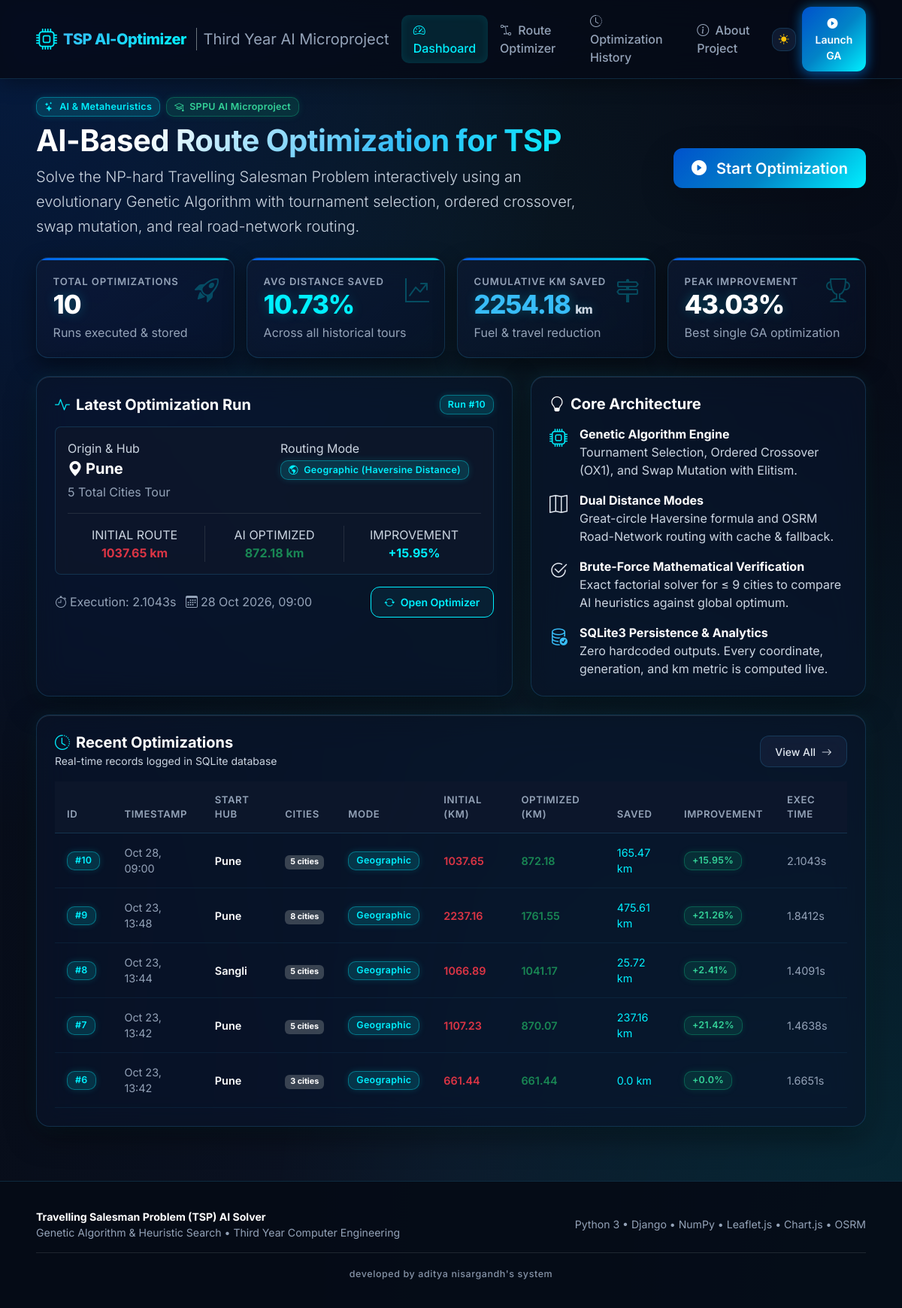
The page / on the database its author committed.
### optimizer/models.py (models this page shows, shortened)
class OptimizationRun(models.Model):
    DISTANCE_MODE_CHOICES = [
        ('geographic', 'Geographic (Haversine Distance)'),
        ('road', 'Road Network (OSRM Distance)'),
    ]
    created_at = models.DateTimeField(auto_now_add=True)
    starting_city = models.CharField(max_length=120)
    selected_cities = models.JSONField(help_text="List of cities involved in optimization")
    initial_route = models.JSONField(help_text="Ordered list of cities in the baseline route")
    optimized_route = models.JSONField(help_text="Ordered list of cities in the AI-optimized route")
    initial_distance = models.FloatField(help_text="Initial total distance in km")
    optimized_distance = models.FloatField(help_text="Optimized total distance in km")
    distance_saved = models.FloatField(help_text="Kilometers saved")
    improvement_percentage = models.FloatField(help_text="Improvement percentage")
    execution_time = models.FloatField(help_text="Execution time in seconds")
    distance_mode = models.CharField(max_length=20, choices=DISTANCE_MODE_CHOICES, default='geographic')
    algorithm_parameters = models.JSONField(default=dict, help_text="GA parameters used")
    convergence_history = models.JSONField(default=list, help_text="History of best distance per generation")
    brute_force_verified = models.BooleanField(default=False)
    brute_force_distance = models.FloatField(null=True, blank=True)
    brute_force_route = models.JSONField(null=True, blank=True)
    route_geometry = models.JSONField(null=True, blank=True, help_text="GeoJSON coordinates for road routing")
    class Meta:
        ordering = ['-created_at']

### optimizer/views.py (the view)
# urls.py: path('', views.dashboard_view, name='dashboard'),
@ensure_csrf_cookie
def dashboard_view(request):
    _ensure_preset_cities()
    runs = OptimizationRun.objects.all()
    total_runs = runs.count()
    stats = {
        'total_runs': total_runs,
        'avg_improvement': round(runs.aggregate(avg=Avg('improvement_percentage'))['avg'] or 0.0, 2),
        'total_km_saved': round(runs.aggregate(total=Sum('distance_saved'))['total'] or 0.0, 2),
        'best_improvement': round(runs.aggregate(best=Max('improvement_percentage'))['best'] or 0.0, 2),
        'total_cities_in_db': City.objects.count(),
    }
    recent_runs = runs[:5]
    latest_run = runs.first()
    context = {
        'stats': stats,
        'recent_runs': recent_runs,
        'latest_run': latest_run,
        'preset_cities': PRESET_CITIES,
    }
    return render(request, 'optimizer/dashboard.html', context)

### optimizer/views.py (called while the page is built)
def _ensure_preset_cities():
    for dataset_key, dataset in PRESET_DATASETS.items():
        for c in dataset["cities"]:
            City.objects.get_or_create(
                name=c["name"],
                defaults={
                    "latitude": c["lat"],
                    "longitude": c["lng"],
                    "is_preset": True
                }
            )

### optimizer/templates/optimizer/dashboard.html (shortened to what this page needs)
{% extends 'optimizer/base.html' %}
{% load static %}
{% block content %}
<div class="row mb-4 align-items-center">
  <div class="col-lg-8">
    <div class="d-flex align-items-center mb-2">
      <span class="badge badge-ai badge-cyan me-2"><i class="bi bi-stars me-1"></i> AI & Metaheuristics</span>
      <span class="badge badge-ai badge-emerald"><i class="bi bi-mortarboard me-1"></i> SPPU AI Microproject</span>
    </div>
    <h1 class="display-6 fw-bold gradient-title mb-2">AI-Based Route Optimization for TSP</h1>
    <p class="text-muted lead mb-0">
      Solve the NP-hard Travelling Salesman Problem interactively using an evolutionary Genetic Algorithm with tournament selection, ordered crossover, swap mutation, and real road-network routing.
    </p>
  </div>
  <div class="col-lg-4 text-lg-end mt-3 mt-lg-0">
    <a href="{% url 'optimizer' %}" class="btn btn-ai-primary btn-lg shadow-lg">
      <i class="bi bi-play-circle-fill me-2"></i> Start Optimization
    </a>
  </div>
</div>
<div class="row g-3 mb-4">
  <div class="col-md-6 col-xl-3">
    <div class="glass-panel metric-card">
      <i class="bi bi-rocket-takeoff metric-icon"></i>
      <div class="metric-label">Total Optimizations</div>
      <div class="metric-value">{{ stats.total_runs }}</div>
      <div class="text-subtle fs-7 mt-1">Runs executed & stored</div>
    </div>
  </div>
  <div class="col-md-6 col-xl-3">
    <div class="glass-panel metric-card">
      <i class="bi bi-graph-up-arrow metric-icon text-emerald"></i>
      <div class="metric-label">Avg Distance Saved</div>
      <div class="metric-value text-cyan">{{ stats.avg_improvement }}%</div>
      <div class="text-subtle fs-7 mt-1">Across all historical tours</div>
    </div>
  </div>
  <div class="col-md-6 col-xl-3">
    <div class="glass-panel metric-card">
      <i class="bi bi-signpost-2 metric-icon"></i>
      <div class="metric-label">Cumulative Km Saved</div>
      <div class="metric-value text-blue-electric">{{ stats.total_km_saved }} <span class="fs-6 text-muted">km</span></div>
      <div class="text-subtle fs-7 mt-1">Fuel & travel reduction</div>
    </div>
  </div>
  <div class="col-md-6 col-xl-3">
    <div class="glass-panel metric-card">
      <i class="bi bi-trophy metric-icon text-amber"></i>
      <div class="metric-label">Peak Improvement</div>
      <div class="metric-value text-emerald">{{ stats.best_improvement }}%</div>
      <div class="text-subtle fs-7 mt-1">Best single GA optimization</div>
    </div>
  </div>
</div>
<div class="row g-4 mb-4">
  <div class="col-lg-7">
    <div class="glass-panel p-4 h-100">
      <div class="d-flex justify-content-between align-items-center mb-3">
        <h5 class="fw-bold mb-0 text-white">
          <i class="bi bi-activity text-cyan me-2"></i>Latest Optimization Run
        </h5>
        {% if latest_run %}
          <span class="badge badge-ai badge-cyan">Run #{{ latest_run.id }}</span>
        {% endif %}
      </div>
      {% if latest_run %}
        <div class="p-3 rounded-3 mb-3" style="background: rgba(15, 23, 42, 0.7); border: 1px solid var(--border-glass);">
          <div class="row g-3">
            <div class="col-sm-6">
              <span class="text-muted fs-7 d-block">Origin & Hub</span>
              <strong class="text-white fs-5"><i class="bi bi-geo-alt-fill text-amber me-1"></i>{{ latest_run.starting_city }}</strong>
              <span class="text-subtle fs-7 d-block mt-1">{{ latest_run.selected_cities|length }} Total Cities Tour</span>
            </div>
            <div class="col-sm-6">
              <span class="text-muted fs-7 d-block">Routing Mode</span>
              <span class="badge badge-ai {% if latest_run.distance_mode == 'road' %}badge-emerald{% else %}badge-cyan{% endif %} mt-1">
                <i class="bi {% if latest_run.distance_mode == 'road' %}bi-car-front-fill{% else %}bi-globe-americas{% endif %} me-1"></i>
                {{ latest_run.get_distance_mode_display }}
              </span>
            </div>
          </div>
          <hr class="border-secondary my-3 opacity-25">
          <div class="row text-center g-2">
            <div class="col-4">
              <span class="text-muted fs-8 text-uppercase">Initial Route</span>
              <div class="fs-6 fw-bold text-danger">{{ latest_run.initial_distance }} km</div>
            </div>
            <div class="col-4 border-start border-end border-secondary border-opacity-25">
              <span class="text-muted fs-8 text-uppercase">AI Optimized</span>
              <div class="fs-6 fw-bold text-success">{{ latest_run.optimized_distance }} km</div>
            </div>
            <div class="col-4">
              <span class="text-muted fs-8 text-uppercase">Improvement</span>
              <div class="fs-6 fw-bold text-cyan">+{{ latest_run.improvement_percentage }}%</div>
            </div>
          </div>
        </div>
        <div class="d-flex justify-content-between align-items-center">
          <span class="text-subtle fs-7">
            <i class="bi bi-stopwatch me-1"></i>Execution: {{ latest_run.execution_time }}s
            <span class="ms-2"><i class="bi bi-calendar3 me-1"></i>{{ latest_run.created_at|date:"d M Y, H:i" }}</span>
          </span>
          <a href="{% url 'optimizer' %}" class="btn btn-ai-outline-cyan btn-sm">
            <i class="bi bi-arrow-repeat me-1"></i> Open Optimizer
          </a>
        </div>
      {% endif %}
    </div>
  </div>
  <div class="col-lg-5">
    <div class="glass-panel p-4 h-100">
      <h5 class="fw-bold mb-3 text-white">
        <i class="bi bi-lightbulb text-amber me-2"></i>Core Architecture
      </h5>
      <ul class="list-unstyled mb-0">
        <li class="d-flex mb-3">
          <div class="me-3 fs-4 text-cyan"><i class="bi bi-cpu"></i></div>
          <div>
            <strong class="text-white d-block">Genetic Algorithm Engine</strong>
            <span class="text-muted fs-7">Tournament Selection, Ordered Crossover (OX1), and Swap Mutation with Elitism.</span>
          </div>
        </li>
        <li class="d-flex mb-3">
          <div class="me-3 fs-4 text-emerald"><i class="bi bi-map"></i></div>
          <div>
            <strong class="text-white d-block">Dual Distance Modes</strong>
            <span class="text-muted fs-7">Great-circle Haversine formula and OSRM Road-Network routing with cache & fallback.</span>
          </div>
        </li>
        <li class="d-flex mb-3">
          <div class="me-3 fs-4 text-amber"><i class="bi bi-check2-circle"></i></div>
          <div>
            <strong class="text-white d-block">Brute-Force Mathematical Verification</strong>
            <span class="text-muted fs-7">Exact factorial solver for &le; 9 cities to compare AI heuristics against global optimum.</span>
          </div>
        </li>
        <li class="d-flex">
          <div class="me-3 fs-4 text-blue-electric"><i class="bi bi-database-check"></i></div>
          <div>
            <strong class="text-white d-block">SQLite3 Persistence & Analytics</strong>
            <span class="text-muted fs-7">Zero hardcoded outputs. Every coordinate, generation, and km metric is computed live.</span>
          </div>
        </li>
      </ul>
    </div>
  </div>
</div>
<div class="glass-panel p-4">
  <div class="d-flex justify-content-between align-items-center mb-3">
    <div>
      <h5 class="fw-bold mb-0 text-white"><i class="bi bi-clock-history text-cyan me-2"></i>Recent Optimizations</h5>
      <small class="text-muted">Real-time records logged in SQLite database</small>
    </div>
    <a href="{% url 'history' %}" class="btn btn-ai-secondary btn-sm">
      View All <i class="bi bi-arrow-right ms-1"></i>
    </a>
  </div>
  <div class="table-responsive">
    <table class="table table-ai">
      <thead>
        <tr>
          <th>ID</th>
          <th>Timestamp</th>
          <th>Start Hub</th>
          <th>Cities</th>
          <th>Mode</th>
          <th>Initial (km)</th>
          <th>Optimized (km)</th>
          <th>Saved</th>
          <th>Improvement</th>
          <th>Exec Time</th>
        </tr>
      </thead>
      <tbody>
        {% for r in recent_runs %}
        <tr>
          <td><span class="badge badge-ai badge-cyan">#{{ r.id }}</span></td>
          <td class="text-subtle fs-7">{{ r.created_at|date:"M d, H:i" }}</td>
          <td class="fw-semibold text-white">{{ r.starting_city }}</td>
          <td><span class="badge bg-secondary bg-opacity-50 text-white">{{ r.selected_cities|length }} cities</span></td>
          <td>
            <span class="badge badge-ai {% if r.distance_mode == 'road' %}badge-emerald{% else %}badge-cyan{% endif %}">
              {{ r.get_distance_mode_display|slice:":10" }}
            </span>
          </td>
          <td class="text-danger fw-semibold">{{ r.initial_distance }}</td>
          <td class="text-success fw-semibold">{{ r.optimized_distance }}</td>
          <td class="text-cyan">{{ r.distance_saved }} km</td>
          <td>
            <span class="badge badge-ai badge-emerald">+{{ r.improvement_percentage }}%</span>
          </td>
          <td class="text-subtle fs-7">{{ r.execution_time }}s</td>
        </tr>
        {% empty %}
        <tr>
          <td colspan="10" class="text-center py-4 text-muted">
            No optimization runs recorded yet. Start your first optimization above!
          </td>
        </tr>
        {% endfor %}
      </tbody>
    </table>
  </div>
</div>
{% endblock %}

### rows shown on the page
OptimizationRun: id "10", starting_city "Pune", selected_cities|length "5", distance_mode "Geographic (Haversine Distance)", initial_distance "1037.65", optimized_distance "872.18", improvement_percentage "15.95", execution_time "2.1043", created_at "28 Oct 2026, 09:00", created_at "Oct 28, 09:00", distance_mode "Geographic", distance_saved "165.47"
OptimizationRun: id "9", created_at "Oct 23, 13:48", starting_city "Pune", selected_cities|length "8", distance_mode "Geographic", initial_distance "2237.16", optimized_distance "1761.55", distance_saved "475.61", improvement_percentage "21.26", execution_time "1.8412"
OptimizationRun: id "8", created_at "Oct 23, 13:44", starting_city "Sangli", selected_cities|length "5", distance_mode "Geographic", initial_distance "1066.89", optimized_distance "1041.17", distance_saved "25.72", improvement_percentage "2.41", execution_time "1.4091"
OptimizationRun: id "7", created_at "Oct 23, 13:42", starting_city "Pune", selected_cities|length "5", distance_mode "Geographic", initial_distance "1107.23", optimized_distance "870.07", distance_saved "237.16", improvement_percentage "21.42", execution_time "1.4638"
OptimizationRun: id "6", created_at "Oct 23, 13:42", starting_city "Pune", selected_cities|length "3", distance_mode "Geographic", initial_distance "661.44", optimized_distance "661.44", distance_saved "0.0", improvement_percentage "0.0", execution_time "1.6651"

### other values the page prints
{{ stats.total_runs }} "10"
{{ stats.avg_improvement }} "10.73"
{{ stats.total_km_saved }} "2254.18"
{{ stats.best_improvement }} "43.03"
